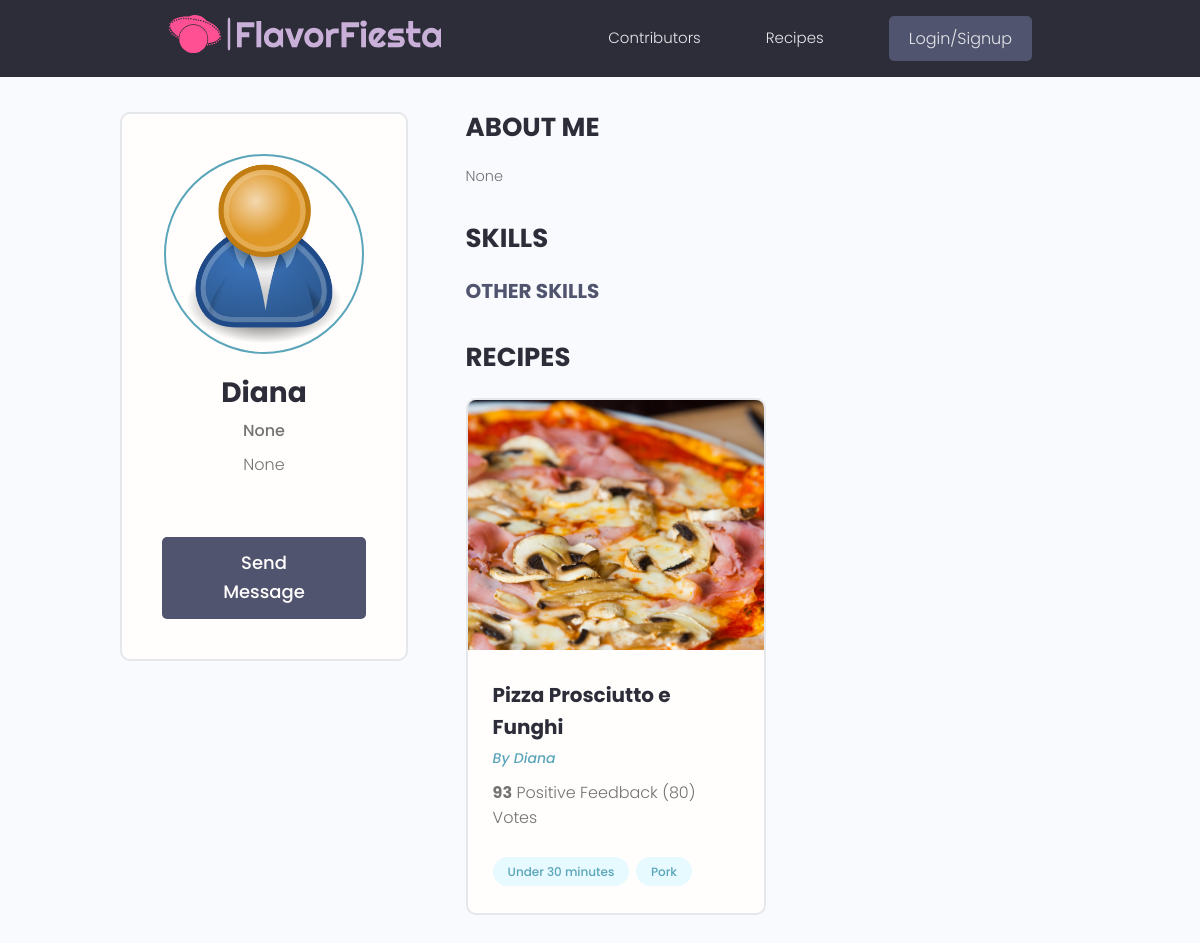
The app's page /users/profile/d05e046fe5344cfe917b4d1e88570d62/ with its own data.
### users/models.py (models this page shows, shortened)
class Profile(models.Model):
    user = models.OneToOneField(User, on_delete=models.CASCADE, null=True, blank=True)
    name = models.CharField(max_length=200, blank=True, null=True)
    email = models.EmailField(max_length=500, null=True, blank=True)
    username = models.CharField(max_length=200, blank=True, null=True)
    location = models.CharField(max_length=200, blank=True, null=True)
    short_intro = models.CharField(max_length=200, blank=True, null=True)
    bio = models.TextField(blank=True, null=True)
    profile_image = models.ImageField(blank=True, null=True, upload_to='profiles/', default="profiles/user-default.png")
    social_twitter = models.CharField(max_length=200, blank=True, null=True)
    social_linkedin = models.CharField(max_length=200, blank=True, null=True)
    social_youtube = models.CharField(max_length=200, blank=True, null=True)
    social_website = models.CharField(max_length=200, blank=True, null=True)
    created = models.DateTimeField(auto_now_add=True)
    id = models.UUIDField(default=uuid.uuid4, unique=True, primary_key=True, editable=False)

### recipes/models.py (models this page shows, shortened)
class Recipe(models.Model):
    owner = models.ForeignKey(Profile, null=True, blank=True, on_delete=models.SET_NULL)
    title = models.CharField(max_length=200)
    description = models.TextField(null=True, blank=True)
    ingredients = models.TextField(null=True, blank=True)
    steps = models.TextField(null=True, blank=True)
    featured_image = models.ImageField(null=True, blank=True, default="default.jpg")
    tags =models.ManyToManyField('Tag', blank=True)
    vote_total = models.IntegerField(default=0, null=True, blank=True)
    vote_ratio = models.IntegerField(default=0, null=True, blank=True)
    created = models.DateTimeField(auto_now_add=True)
    id = models.UUIDField(default=uuid.uuid4, unique=True, primary_key=True, editable=False)

class Tag(models.Model):
    name = models.CharField(max_length=200)
    created = models.DateTimeField(auto_now_add=True)
    id = models.UUIDField(default=uuid.uuid4, unique=True, primary_key=True, editable=False)
    def __str__(self):
        return self.name

### users/views.py (the view)
# urls.py: path('profile/<str:pk>/', views.userProfile, name="user-profile"),
def userProfile(request, pk):
    profile = Profile.objects.get(id=pk)
    topSkills = profile.skill_set.exclude(description="")
    otherSkills = profile.skill_set.filter(description="")
    context = {'profile': profile, 'topSkills': topSkills, 'otherSkills':otherSkills}
    return render(request, 'users/user-profile.html', context)

### users/templates/users/user-profile.html (shortened to what this page needs)
{% extends 'main.html' %}
{% block content %}
<main class="profile my-md">
    <div class="container">
      <div class="layout">
        <div class="column column--1of3">
          <div class="card text-center">
            <div class="card__body dev">
              <img class="avatar avatar--xl" src="{{ profile.profile_image.url }}" />
              <h2 class="dev__name">{{profile.name}}</h2>
              <p class="dev__title">{{profile.short_intro}}</p>
              <p class="dev__location">{{profile.location}}</p>
              <a href="#" class="btn btn--sub btn--lg">Send Message </a>
            </div>
          </div>
        </div>
        <div class="column column--2of3">
          <div class="devInfo">
            <h3 class="devInfo__title">About Me</h3>
            <p class="devInfo__about">{{ profile.bio }}</p>
          </div>
          <div class="devInfo">
            <h3 class="devInfo__title">Skills</h3>
            <div class="devInfo__skills">
              <h3 class="devInfo__subtitle">Other Skills</h3>
            </div>
          </div>
          <div class="devInfo">
            <h3 class="devInfo__title">recipes</h3>
            <div class="grid grid--two">
                {% for recipe in profile.recipe_set.all %}
              <div class="column">
                <div class="card recipe">
                  <a href="{% url 'recipe' recipe.id %}" class="recipe">
                    <img class="recipe__thumbnail" src="{{recipe.featured_image.url}}" alt="recipe thumbnail" />
                    <div class="card__body">
                      <h3 class="recipe__title">{{recipe.title}}</h3>
                      <p><a class="recipe__author" href="{% url 'user-profile' recipe.owner_id %}">By {{recipe.owner.name}}</a></p>
                      <p class="recipe--rating">
                        <span style="font-weight: bold;">{{recipe.vote_ratio}}</span> Positive
                        Feedback ({{recipe.vote_total}}) Vote{{recipe.vote_total|pluralize:"s"}}
                      </p>
                      <div class="recipe__tags">
                        {% for tag in recipe.tags.all %}
                        <span class="tag tag--pill tag--main">
                          <small>{{tag}}</small>
                        </span>
                        {% endfor %}
                      </div>
                    </div>
                  </a>
                </div>
              </div>
              {% endfor %}
            </div>
          </div>
        </div>
      </div>
    </div>
  </main>
{% endblock %}

### static/styles/app.css (style rules this page uses)
:root { --color-sub: #2d2d39; }
.btn--sub { background-color: var(--color-sub-light); }
.card { border: 2px solid var(--color-light); }
img { width: 100%; }
.profile .card > .dev { padding: 4rem; }
.dev__name { color: var(--color-sub); font-size: 2.8rem; font-weight: 700; margin-top: 1rem; margin-bottom: 0.5rem; }
.dev__title { font-size: 1.6rem; font-weight: 500; line-height: 1.3; }
.dev__location { margin-top: 1rem; }
.devInfo { margin-bottom: 3rem; }
.devInfo__title, .devInfo__subtitle { font-size: 2.6rem; color: var(--color-sub); text-transform: uppercase; font-weight: 700; margin-bottom: 1.5rem; }
.devInfo__subtitle { font-size: 2rem; color: var(--color-sub-light); }
.devInfo__about, .devSkill__info { font-size: 1.45rem; line-height: 1.7; text-align: justify; }
.recipe__author { font-size: 1.4rem; font-style: italic; }
.recipe--rating { margin-bottom: 1.6em; margin-top: .5em; }
.recipe__thumbnail { height: 25rem; object-fit: cover; object-position: top center; }
.recipe__title { font-size: 2rem; font-weight: 700; color: var(--color-sub); }

### static/uikit/styles/modules/_variables.css (style rules this page uses)
:root { --color-main: #5aa5b9; --color-main-light: #e6faff; --color-sub: #3f4156; --color-sub-light: #51546e; --color-sub-lighter: #ededfd; --color-text: #737373; --color-gray: #8b8b8b; --color-light: #e5e7eb; --color-light-gray: #767676; --color-bg: #f8fafd; --color-white: #fffefd; --color-white-light: #f3f3f3; --color-success: #359e64; --color-success-bg: #def8e8; --color-error: #fc4b0b; --color-error-bg: #fff2ee; --font-base: 'Poppins', arial, helvetica, 'Segoe UI', roboto, ubuntu, sans-serif; --font-monospace: 'Fira Code', 'Courier New', courier, monospace; --font-regular: 300; --font-medium: 500; --font-bold: 700; --generic-shadow: 1px 1px 5px #00000010; --generic-transition: all 0.3s ease-in-out; }

### static/uikit/styles/modules/_base.css (style rules this page uses)
* { margin: 0; padding: 0; box-sizing: border-box; text-rendering: optimizeLegibility; color: inherit; font-size: inherit; }
html { font-size: 50%; }
@media only screen and (min-width: 480px) { html { font-size: 56.25%; } }
@media only screen and (min-width: 1200px) { html { font-size: 62.5%; } }
body { line-height: 1.6; font-weight: 400; font-size: 1.5rem; color: var(--color-text); background-color: var(--color-bg); min-height: 100vh; }

### static/uikit/styles/modules/_typography.css (style rules this page uses)
* { font-family: var(--font-base); }
h2 { font-size: 3.6rem; font-weight: var(--font-bold); }
h3 { font-size: 3.2rem; font-weight: var(--font-medium); }
p, span, strong { font-size: 1.6rem; color: var(--color-text); font-weight: var(--font-regular); }
a { padding-bottom: 2px; text-decoration: none; display: inline-block; color: var(--color-main); font-weight: var(--font-medium); }

### static/uikit/styles/modules/_utilities.css (style rules this page uses)
.container { width: 92%; max-width: 165rem; margin: 0 auto; box-sizing: border-box; }
@media screen and (min-width: 1000px) { .container { width: 90%; } }
@media screen and (min-width: 1200px) { .container { width: 80%; } }
.text-center { text-align: center; }
.my-md { margin: 3rem auto; }

### static/uikit/styles/modules/_avatar.css (style rules this page uses)
.avatar { border-radius: 50%; border: 2px solid var(--color-main); object-fit: cover; }
.avatar--xl { height: 20rem; width: 20rem; }

### static/uikit/styles/modules/_button.css (style rules this page uses)
.btn { display: inline-block; position: relative; cursor: pointer; background-color: var(--color-light); font-weight: var(--font-medium); color: var(--color-sub); text-decoration: none; padding: 1rem 2rem; border-radius: 0.5rem; border: none; width: -webkit-fit-content; width: -moz-fit-content; width: fit-content; height: -webkit-fit-content; height: -moz-fit-content; height: fit-content; font-size: 1.6rem; outline-width: 0; outline-color: transparent; -webkit-backface-visibility: hidden; backface-visibility: hidden; transition: all 0.3s ease-in-out; }
.btn--sub { background-color: var(--color-sub); color: var(--color-white); }
.btn--lg { font-size: 1.8rem; padding: 1.2rem 4.5rem; }

### static/uikit/styles/modules/_card.css (style rules this page uses)
.card { border-radius: 1rem; background-color: var(--color-white); border: 1.5px solid var(--color-light); width: auto; height: auto; margin-top: 0.5rem; margin-bottom: 0.5rem; overflow: hidden; }
.card__body, .card__header { padding: 2rem 2.5rem; }

### static/uikit/styles/modules/_grid.css (style rules this page uses)
.grid { display: flex; flex-wrap: wrap; justify-content: flex-start; align-items: stretch; }
.grid > .column { min-width: 28rem; margin-bottom: 2.5rem; }
.grid--two > .column { flex-basis: 100%; }
@media screen and (min-width: 800px) { .grid--two { margin-right: -2%; } }
@media screen and (min-width: 800px) { .grid--two > .column { margin-right: 2%; } }
@media screen and (min-width: 800px) { .grid--two > .column { flex-basis: 48%; } }

### records on screen
Profile: profile_image (placeholder picture), name "Diana", short_intro "None", location "None", bio "None"
Recipe: featured_image (picture), title "Pizza Prosciutto e Funghi", owner.name "Diana", vote_ratio "93", vote_total "80"
Tag: name "Under 30 minutes"
Tag: name "Pork"
